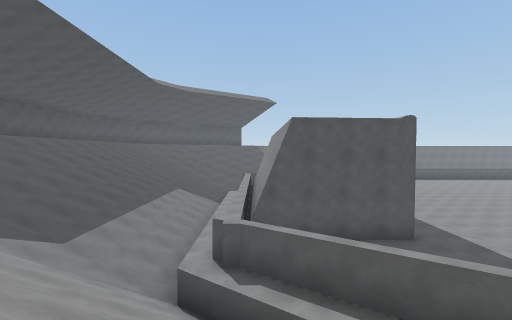
view 1 (above)

17 first-person views from a walk through a Unity game level. The camera is 1.5 m above the floor, tilts 2° down and sees 90° across. The floor is counted in squares, 2 m on a side. Each view is taken from the middle of a square. On the plan, view 1 faces up. The plan holds only what a view shows up to about 9 squares ahead; the rest is blank. The place goes on beyond the plan.

view 2
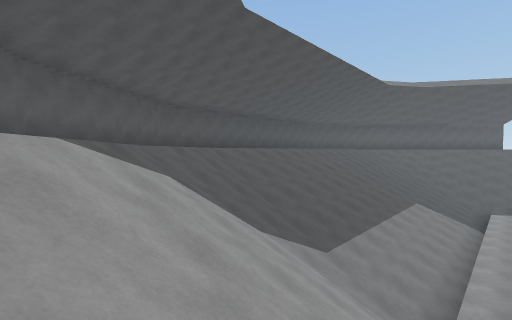

view 3
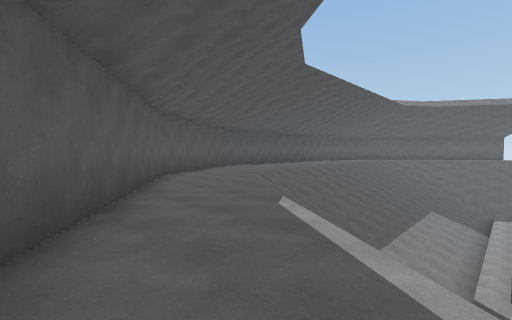

view 4
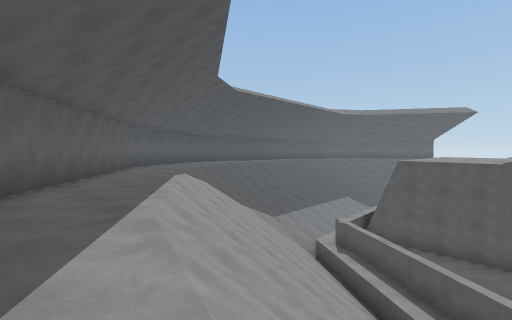

view 5
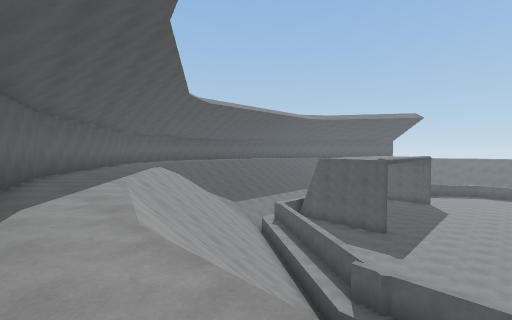

view 6
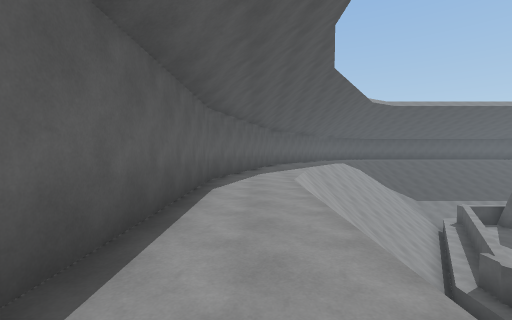

view 7
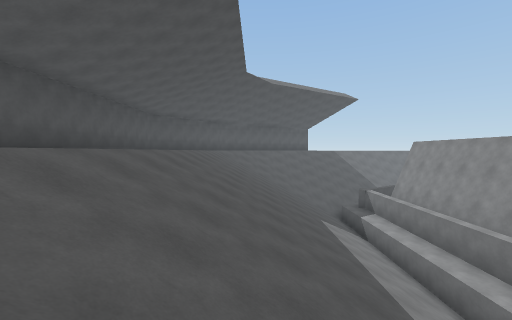

view 8
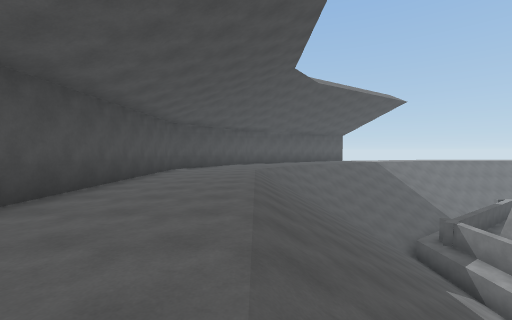

view 9
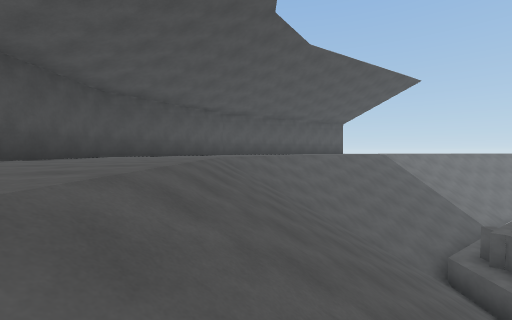

view 10
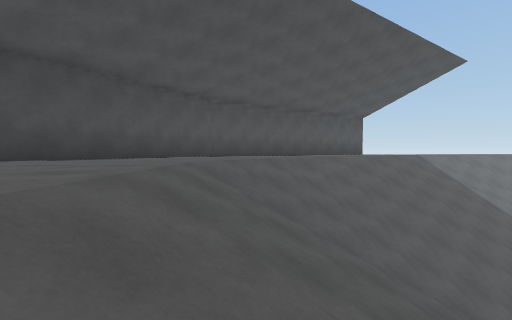

view 11
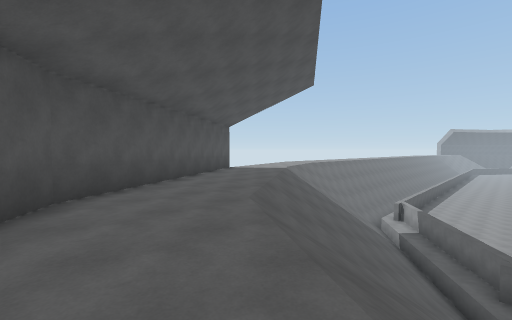

view 12
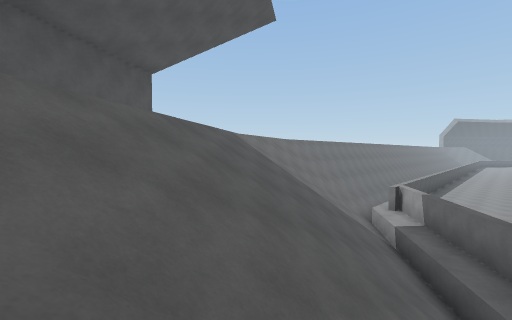

view 13
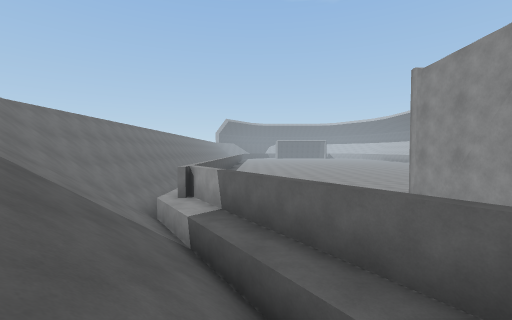

view 14
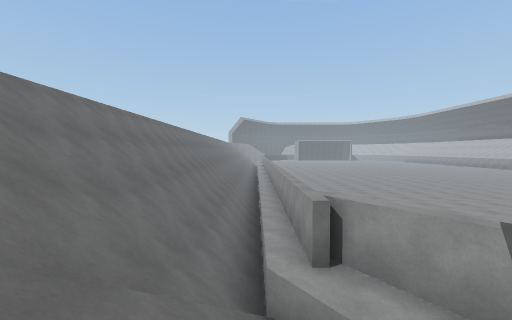

view 15
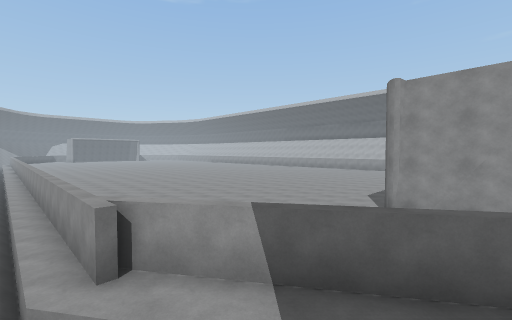

view 16
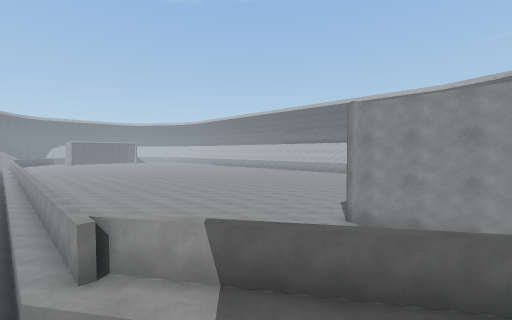

view 17
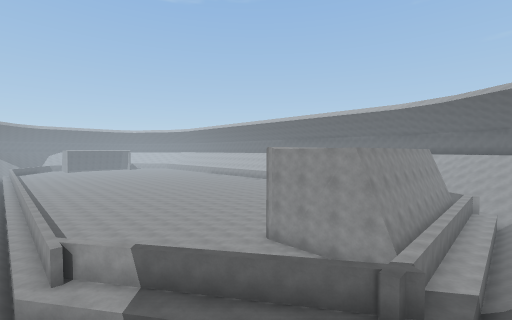

### Floor plan
Key: @ floor where view 1 was taken; # wall or solid block; . floor; / step, stairs or slope; = window, fence, low wall or low ledge; ^ raised ledge.
Columns run from 12 left of view 1 to 14 right of it. Each row starts with its distance up from view 1.
 26          ##      ///////
 25        ##       ////////
 24      ###.  .////////////
 23     ##...../////////////
 22    ##....////////=/////////
 21   ##....////////^^#########
 20   #.../////////^^^  ^ ^^^
 19  ##...///////^^^^  ^^^^^^
 18 ##...///////^^^  ^^^^^^^
 17 #...///////^^^ ^^^^^^^^^
 16 #...///////^^ ^^^^^^^^^^
 15 #...///////^ ^^^^^^^^^^^
 14 #...///////^     ^^^  ^^
 13 #...///////^     ^^    ^
 12 #...///////^
 11 #...///////^
 10 #...///////^
  9 # ..///////^      ^^^^
  8    .///////^     ^^^^
  7     ///////^  ^^^^^^^
  6     ///////^^ ^^^^^^^
  5     ///////^^^ ^^^^^^
  4      ///////^#^^^^^^^
  3   #  .////////^^^^^^^
  2   # ../////////^#^
  1    #..../////////^#
  0    ##....///@//////
 -1     ##.....///////
 -2      ###....//////
 -3        ##.....////
 -4         ###......///////
 -5           ####...........
 -6                ###......
 -7                  #######

Where each view was taken, in squares from view 1:
view 1: 0 up, 0 right, facing up
view 2: 0 up, 1 left, facing up-left
view 3: 3 down, 1 left, facing up-left
view 4: 4 down, 4 right, facing up-left
view 5: 5 down, 8 right, facing up-left
view 6: 5 down, 12 right, facing left
view 7: 4 up, 6 left, facing up
view 8: 7 up, 8 left, facing up
view 9: 10 up, 7 left, facing up
view 10: 13 up, 7 left, facing up
view 11: 17 up, 9 left, facing up-right
view 12: 18 up, 5 left, facing up-right
view 13: 19 up, 2 left, facing right
view 14: 22 up, 2 right, facing right
view 15: 22 up, 2 right, facing down-right
view 16: 22 up, 1 right, facing down-right
view 17: 22 up, 2 left, facing down-right
